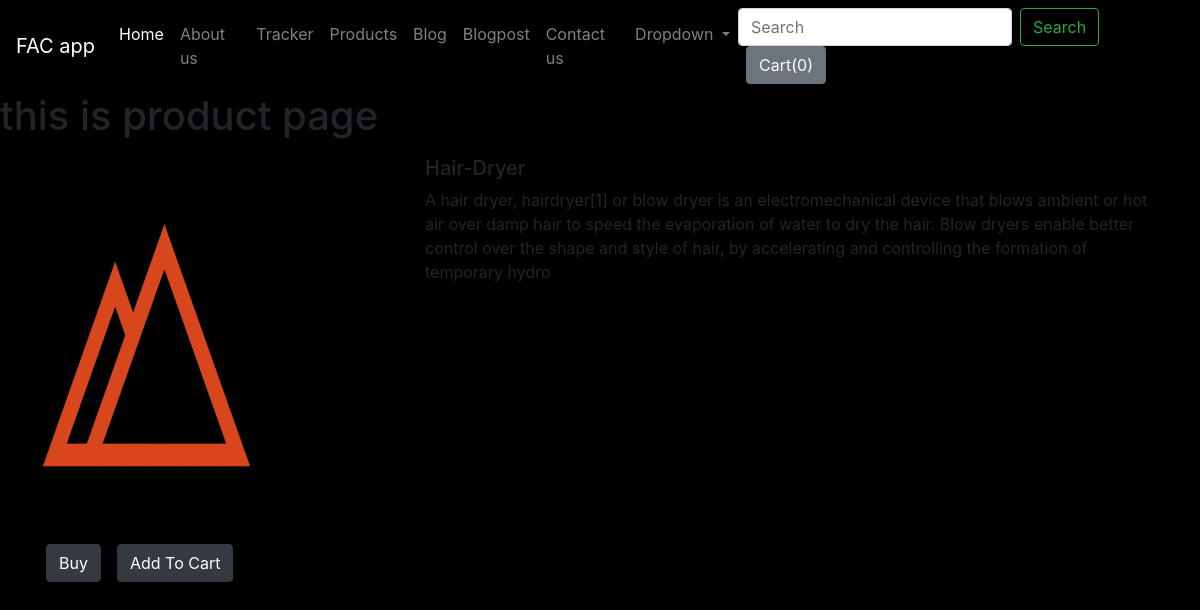
The page /shop/products/8 on the database its author committed.
### shop/models.py (models this page shows)
class product(models.Model):
    product_id = models.AutoField
    product_name = models.CharField(max_length=50)
    category = models.CharField(max_length=50, default="")
    subcategory = models.CharField(max_length=50, default="")
    price = models.IntegerField(default=0)
    decs = models.CharField(max_length=300)
    image = models.ImageField(upload_to="shop/images", default="")
    publish_date = models.DateField()
    def __str__(self):
        return self.product_name

### shop/views.py (the view)
# urls.py: path("products/<int:myid>", views.products, name="products"),
def products(request, myid):
    Product = product.objects.filter(id=myid)
    print(Product)
    return render(request,"shop/products.html", {"Product":Product[0]})

### shop/templates/shop/products.html (shortened to what this page needs)
{% extends "shop/basic.html" %}
{% block body %}
<h1>this is product page</h1>
<div class="container my-3">
    <div class="row">
        <div class="col-md-4">
            <div class="row">
                <img src="/media/{{Product.image}}" width="233px" height="380px" alt="">
            </div>
            <div class="row my-2">
                <button class="btn btn-dark mx-3">Buy</button>
                <button class="btn btn-dark ">Add To Cart</button>
            </div>
        </div>
        <div class="col-md-8">
            <h5>{{Product.product_name}}</h5>
            <p>{{Product.decs}}</p>
        </div>
    </div>
</div>
{% endblock  %}

### rows shown on the page
product: image (picture), product_name "Hair-Dryer", decs "A hair dryer, hairdryer[1] or blow dryer is an electromechanical device that blows ambient or hot air over damp hair to speed the evaporation of water to dry the hair. Blow dryers enable better control over the shape and style of hair, by accelerating and controlling the formation of temporary hydro"
